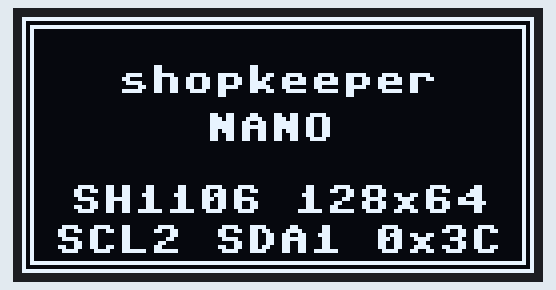
A program run on a simulated MicroPython board. Shown: 128×64 one-colour display. What the program prints to the serial console is not drawn. At 1.4 s the program stops and its outputs stay as they are.

Above: at 1.4 s.

The program:

oled_test.py
```python
# Minimal SH1106 test, run on the board.
#
# A 1.3" I2C OLED is an SH1106, not the SSD1306 of the 0.96". The two differ in
# one way that matters: the SH1106's RAM is 132 columns wide against a 128-pixel
# panel, so the visible window starts at column 2. Drive it with an SSD1306
# driver and everything sits 2 px left with the wrap showing down the edge.
#
# This draws a border hard against all four edges. If the border is even and
# touches every side, the offset is right and the part is an SH1106.
from machine import Pin, I2C
import framebuf, time

SCL, SDA, ADDR = 2, 1, 0x3C
W, H = 128, 64
COL_OFFSET = 2                      # the whole point

i2c = I2C(0, scl=Pin(SCL), sda=Pin(SDA), freq=400000)


def cmd(c):
    i2c.writeto(ADDR, bytes([0x80, c]))


# 0xAD 0x8B - "internal DC-DC on" - is deliberately NOT here. Sending it wedged
# this module: it ACKed every transaction up to that point and then went silent
# until the rail was cycled. Modules that carry their own boost regulator do not
# want the controller driving one too. If the panel stays dark, add it back.
INIT = (0xAE, 0xD5, 0x80, 0xA8, 0x3F, 0xD3, 0x00, 0x40,
        0xA1, 0xC8, 0xDA, 0x12, 0x81, 0x7F,
        0xD9, 0x22, 0xDB, 0x35, 0xA4, 0xA6, 0xAF)
for c in INIT:
    cmd(c)

buf = bytearray(W * H // 8)
fb = framebuf.FrameBuffer(buf, W, H, framebuf.MONO_VLSB)


def show():
    for page in range(H // 8):
        cmd(0xB0 | page)
        cmd(0x00 | (COL_OFFSET & 0x0F))
        cmd(0x10 | (COL_OFFSET >> 4))
        i2c.writeto(ADDR, b"\x40" + buf[page*W:(page+1)*W])


# 1. every pixel on - proves power, bus and panel
fb.fill(1); show(); time.sleep(1.0)
fb.fill(0); show(); time.sleep(0.3)

# 2. border flush to all four edges + text
fb.fill(0)
fb.rect(0, 0, W, H, 1)
fb.rect(2, 2, W-4, H-4, 1)
fb.text("shopkeeper", 24, 12, 1)
fb.text("NANO", 46, 24, 1)
fb.text("SH1106 128x64", 12, 42, 1)
fb.text("SCL2 SDA1 0x3C", 8, 52, 1)
show()

print("OK addr=0x%02X  %dx%d  col_offset=%d" % (ADDR, W, H, COL_OFFSET))
print("look at it: border should touch all four edges")
```
